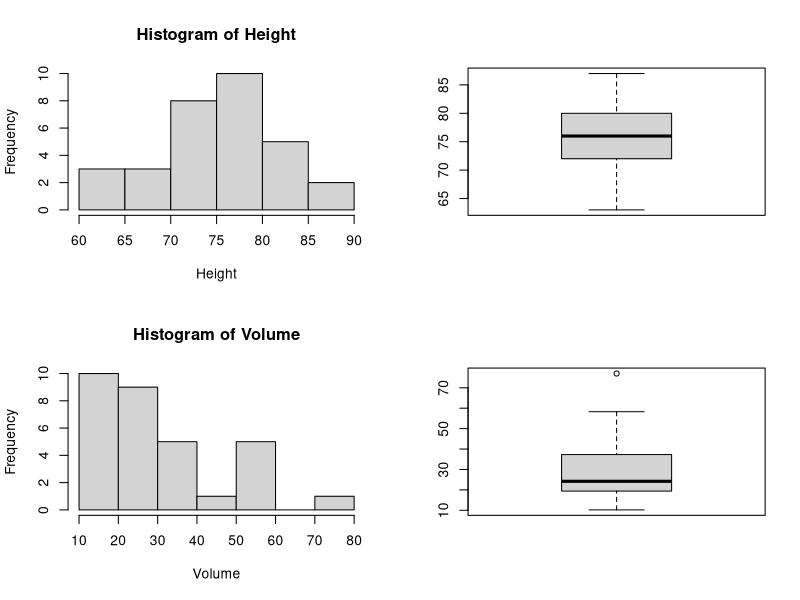
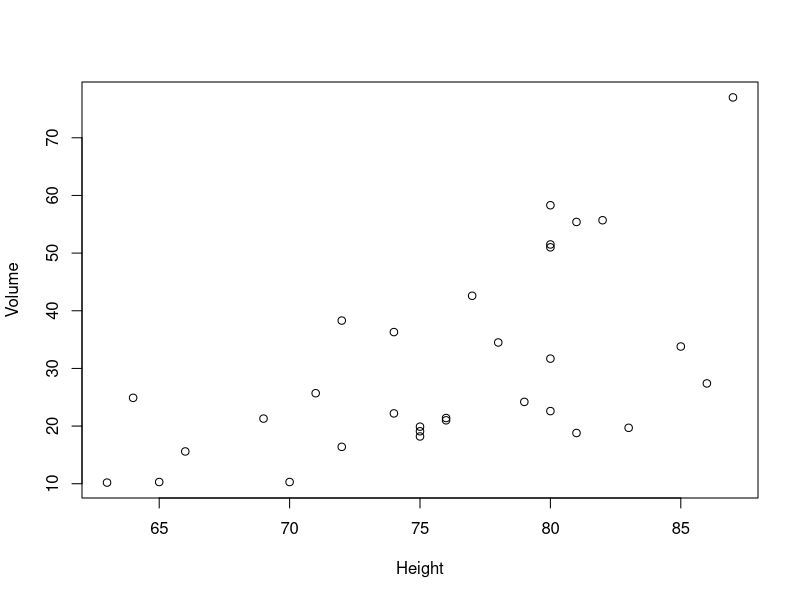
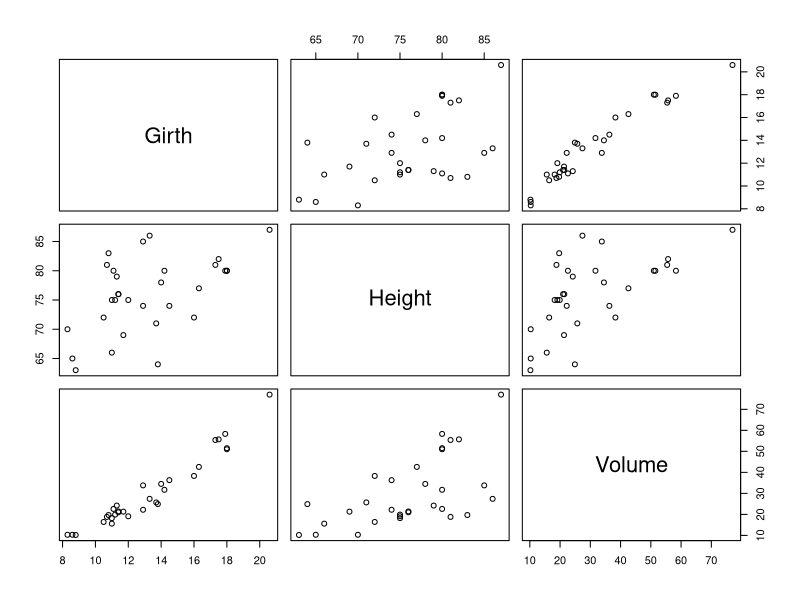

The R source for these figures, in order:
## ---- chunk 1
data()
## ---- chunk 2
data(trees)
trees[1:5,]
## ---- chunk 3
attach(trees)
## ---- chunk 4
mean(Height)
mean(trees[,2])
## ---- chunk 5
trees$Height
## ---- chunk 6
apply(trees,2,mean)
## ---- chunk 7
y <- c(1,4,1,0,2,1)
y <- matrix(y,nr=2,byrow = T)
y
## ---- chunk 8
par(mfrow=c(2,2))
hist(Height)
boxplot(Height)
hist(Volume)
boxplot(Volume)
par(mfrow=c(1,1))
## ---- chunk 9
plot(Height,Volume)
## ---- chunk 10
pairs(trees)
